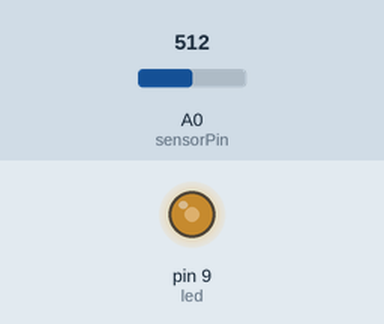
A sketch run on a simulated Arduino Uno, built with avr-gcc and run on an emulated ATmega328P. On the bench: output pins drawn as LEDs (lit = HIGH). The inputs (shaded band) are chosen by the test bench; at power-on: A0 (sensorPin) = 512.

Above: at 1.2 s.
1.3 s: A0 (sensorPin) set to 306
At 1.7 s:
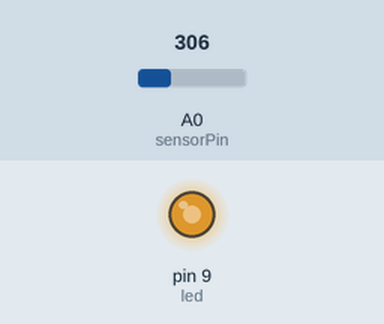
2.8 s: A0 (sensorPin) set to 122
At 3.5 s:
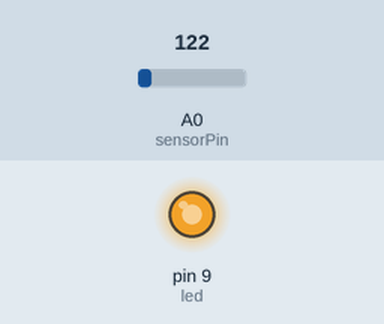
4.3 s: A0 (sensorPin) set to 900
At 5.4 s:
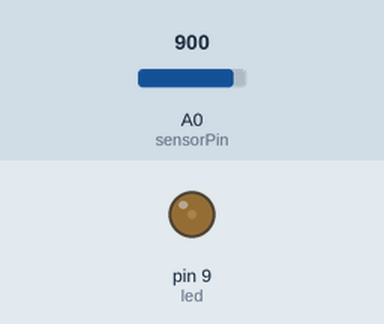
5.8 s: A0 (sensorPin) set to 1023
At 7.0 s:
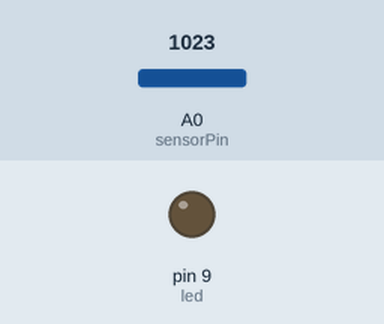
7.3 s: A0 (sensorPin) set to 511
At 8.8 s:
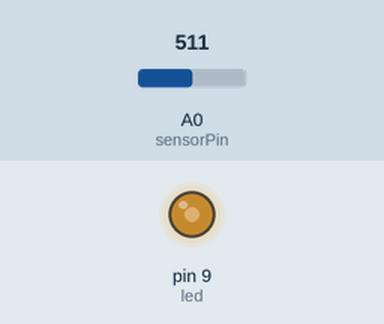
Timing chart, 0 to 9.8 s (numbered marks = the images above; inputs shaded):
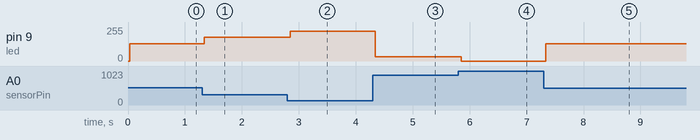

Measured:
- after the input at 1.3 s, pin 9 (led): 128/255 → 179/255 at once
- after the input at 2.8 s, pin 9 (led): 179/255 → 225/255 after 0.05 s
- after the input at 4.3 s, pin 9 (led): 225/255 → 31/255 at once
- after the input at 5.8 s, pin 9 (led): 31/255 → 0/255 after 0.05 s
- after the input at 7.3 s, pin 9 (led): 0/255 → 128/255 at once

The sketch:

Light_Sensor_Fade.ino
```cpp
/* Fade an LED on PIN 9 based on the light input of a photocell sensor on PIN A0.
*/

int led = 9;           // the pin that the LED is connected to
int sensorPin = A0;    // Pin the light sensor is attached to
int brightness;
int sensorRead;        // input from light sensor

void setup() {
  pinMode(led, OUTPUT);
}

void loop() {
  analogWrite(led, brightness); //set LED to level defined in brightness
  sensorRead = analogRead (sensorPin);
  brightness = map (sensorRead,0,1023,255,0);  //translate input to value range for LED.
  Serial.println(brightness);
  // wait for 30 milliseconds to see the dimming effect
  delay(30);
}
```
